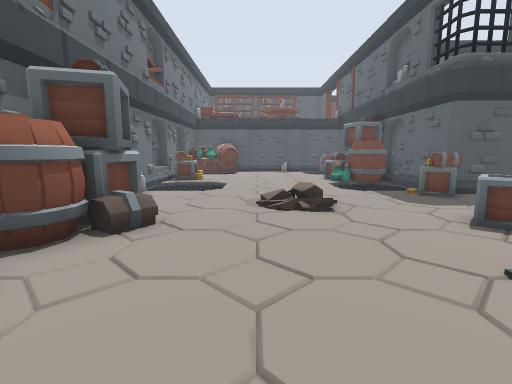
view 1 (above)

14 first-person views from a walk through a 3-D level made in the Godot game engine. The camera is 1.4 m above the floor, tilts 8° down and sees 85° across. The floor is counted in squares, 1 m on a side. Each view is taken from the middle of a square. On the plan, view 1 faces up. The plan holds only what a view shows up to about 14 squares ahead; the rest is blank. The place goes on beyond the plan.

view 2
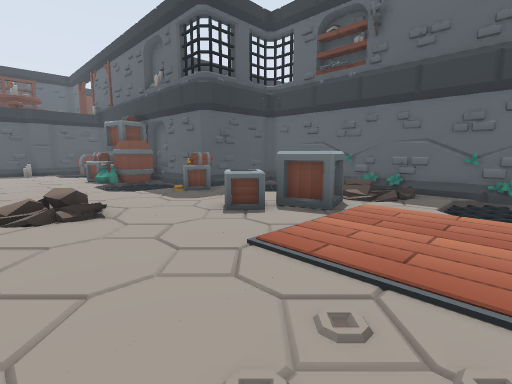

view 3
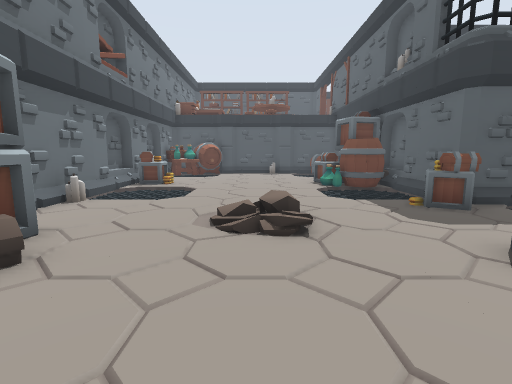

view 4
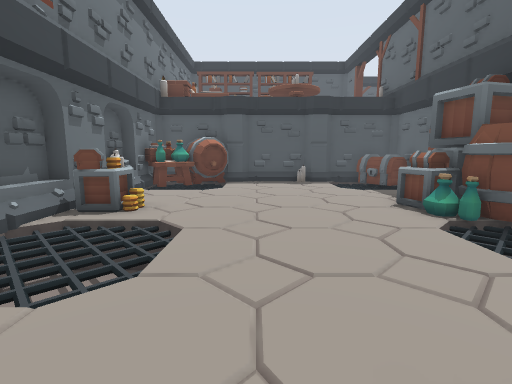

view 5
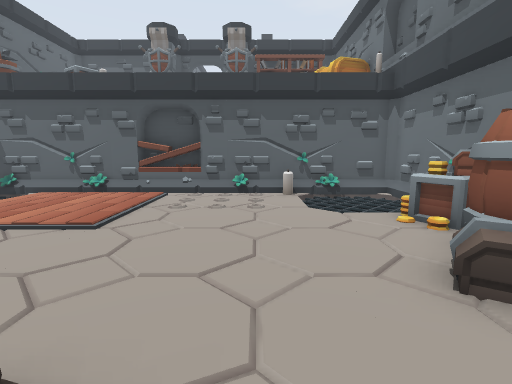

view 6
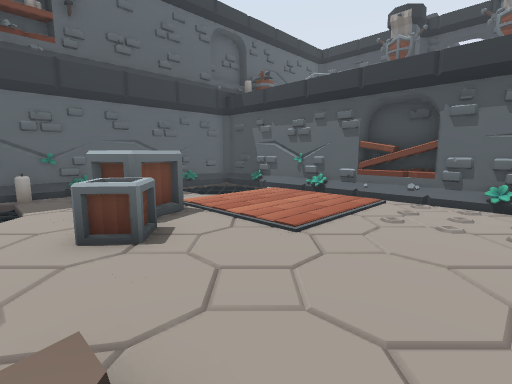

view 7
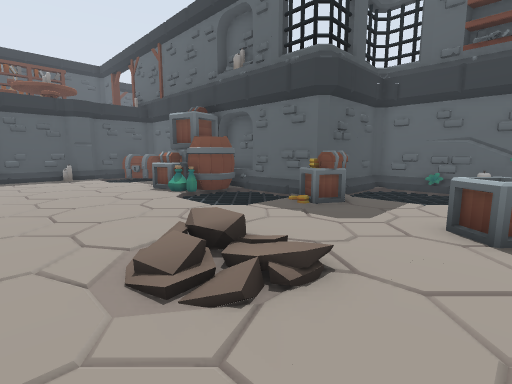

view 8
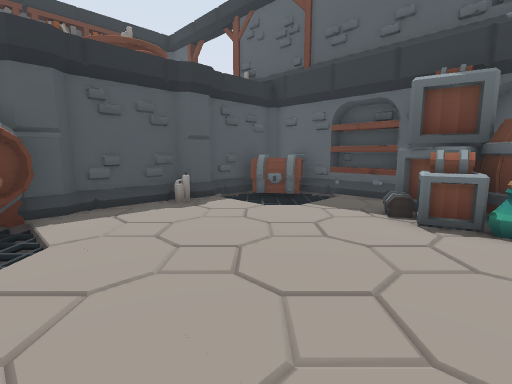

view 9
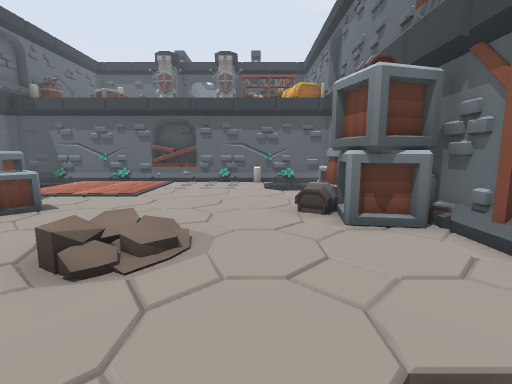

view 10
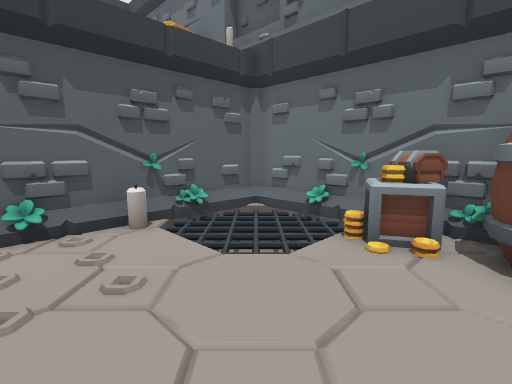

view 11
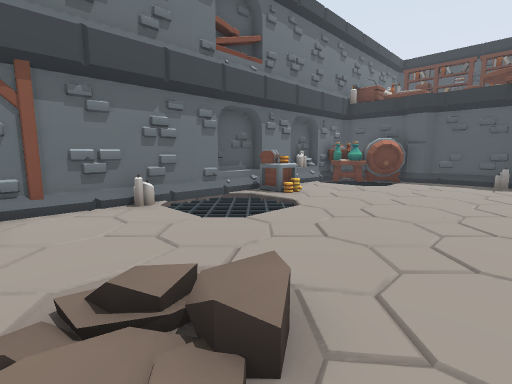

view 12
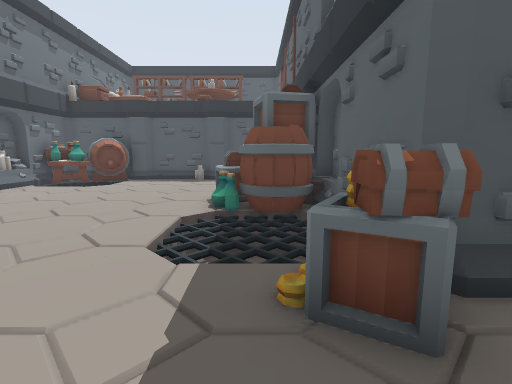

view 13
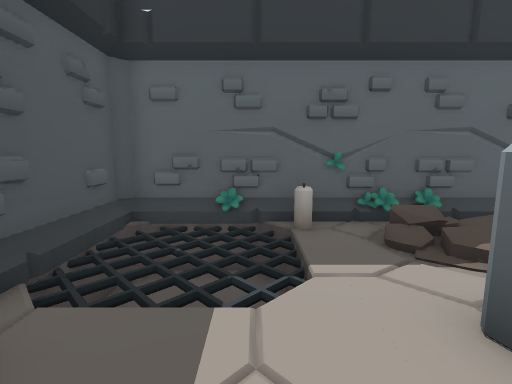

view 14
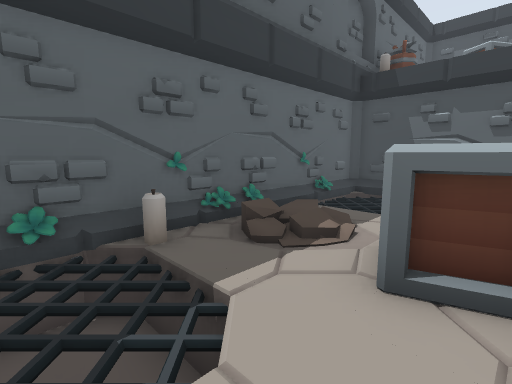

### Floor plan
Key: @ floor where view 1 was taken; # wall or solid block; . floor; / step, stairs or slope; v drop or lower ground; B box; C candle; H chest.
Columns run from 5 left of view 1 to 11 right of it. Each row starts with its distance up from view 1.
 22    ##########
 21   ##...C.vHH#
 20 ####.....vHH#
 19 ##vv.....vvv#
 18 #...........#
 17 #...........#
 16 #.........#B#
 15 #BB......BBB#
 14 #B.......BBB#
 13 #vvv.....vBB#
 12 #vvv.....vvv#
 11 #vvv.....vvv#
 10 #C.........B#####
  9 #...../....B.vvv#
  8 #....///.....vvv#
  7 #B#...//.....vvv#
  6 BBB.......B....C#
  5  BBB.....BBBB./.#
  4 #BB........BB///#
  3 #BB...../..././/#
  2 # ..............#
  1 #vvv..../.../vvv#
  0 #vvv.@....... vv#
 -1 #vvvC........vvv#
 -2 #################

Where each view was taken, in squares from view 1:
view 1: 0 up, 0 right, facing up
view 2: 0 up, 0 right, facing up-right
view 3: 2 up, 1 right, facing up
view 4: 8 up, 0 right, facing up
view 5: 8 up, 0 right, facing down
view 6: 7 up, 0 right, facing down-right
view 7: 5 up, 1 left, facing up-right
view 8: 14 up, 2 left, facing up-right
view 9: 12 up, 1 left, facing down
view 10: 4 up, 1 right, facing down-left
view 11: 7 up, 3 right, facing up-left
view 12: 7 up, 5 right, facing up
view 13: 7 up, 5 right, facing right
view 14: 8 up, 6 right, facing down-right
